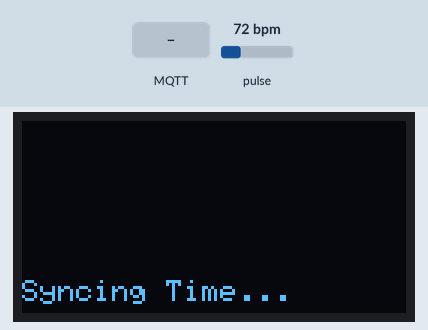
This sketch was run on a simulated ESP8266 (NodeMCU). On the bench: 128×64 one-colour display. The test bench sets the inputs (shaded band); at power-on: pulse 72 bpm. WiFi joins after 1.5 s; servers stay silent unless stated; the local clock reads 2024-03-15 10:24:30 at power-on unless the sketch sets it; no MQTT or app messages arrive unless stated; what the sketch prints to the serial monitor is not drawn.

Above: at 1.6 s.
At 3.7 s:
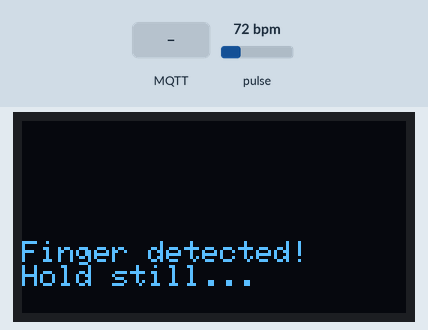
3.8 s: MQTT message "1" arrives on the first subscribed topic
At 4.7 s:
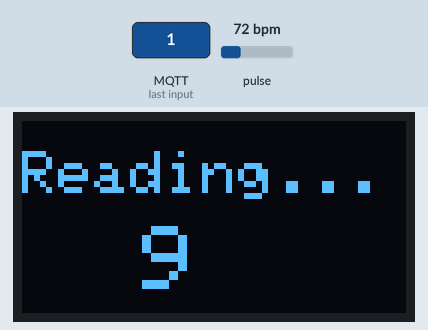
Timing chart, 0 to 6.8 s (numbered marks = the images above; inputs shaded):
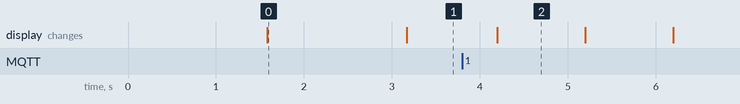

The sketch:

practice.ino
```cpp
#include <Wire.h>
#include <Adafruit_SSD1306.h>
#include "MAX30105.h"
#include "secrets.h"          // Your AWS Certificates & WiFi credentials
#include <ESP8266WiFi.h>
#include <PubSubClient.h>
#include <WiFiClientSecure.h>
#include <ArduinoJson.h>
#include <TimeLib.h>

// ============================================
// AWS IOT TOPICS & CONFIG
// ============================================
#define AWS_IOT_PUBLISH_TOPIC   "ppg_device_v1/pub"
#define AWS_IOT_SUBSCRIBE_TOPIC "ppg_device_v1/sub"

WiFiClientSecure net;
PubSubClient client(net);

// Global Pointers for AWS Certs (Prevents Memory Crashes)
BearSSL::X509List *caCert;
BearSSL::X509List *clientCert;
BearSSL::PrivateKey *clientKey;

// ============================================
// SENSOR & OLED CONFIGURATION
// ============================================
#define SCREEN_WIDTH 128
#define SCREEN_HEIGHT 64

#define SAMPLE_RATE 50            // 50 Hz output
#define DURATION_SECONDS 10       // 10 seconds of data collection
#define BUFFER_SIZE 500           // 50Hz * 10s = 500 samples
#define COOLDOWN_SECONDS 10       // Wait time before next scan

Adafruit_SSD1306 display(SCREEN_WIDTH, SCREEN_HEIGHT, &Wire, -1);
MAX30105 particleSensor;

// ============================================
// STATE MACHINE & BUFFERS
// ============================================
enum State { WAITING, COLLECTING, PROCESSING, DONE };
State currentState = WAITING;

// Raw arrays for AWS Cloud Payload
long irRaw[BUFFER_SIZE];
long redRaw[BUFFER_SIZE];

// Buffers for Local Edge Processing
float filteredBuffer[BUFFER_SIZE];    // IR Filtered
float filteredRedBuffer[BUFFER_SIZE]; // RED Filtered
int bufferIndex = 0;

unsigned long resultDisplayTime = 0;
int finalHR = 0;
int finalSpO2 = 0;

// ============================================
// AWS MESSAGE HANDLER
// ============================================
void messageHandler(char* topic, byte* payload, unsigned int length) {
  Serial.print("Incoming: ");
  Serial.println(topic);
  StaticJsonDocument<200> doc;
  deserializeJson(doc, payload);
  const char* message = doc["message"];
  Serial.println(message);
}

// ============================================
// AWS RECONNECT FUNCTION
// ============================================
void connectAWS() {
  if (WiFi.status() != WL_CONNECTED) {
    WiFi.begin(WIFI_SSID, WIFI_PASSWORD);
    return;
  }

  if (!client.connected()) {
    Serial.print("Connecting to AWS IoT...");
    if (client.connect(THINGNAME)) {
      Serial.println(" Connected!");
      client.subscribe(AWS_IOT_SUBSCRIBE_TOPIC);
    } else {
      Serial.print(" Failed! State: ");
      Serial.println(client.state());
    }
  }
}

// ============================================
// SETUP
// ============================================
void setup() {
  Serial.begin(115200);
  Wire.begin(D2, D1);

  // 1. Initialize OLED
  if (!display.begin(SSD1306_SWITCHCAPVCC, 0x3C)) {
    Serial.println("OLED failed");
    while (1);
  }

  Wire.setClock(400000); // OVERDRIVE I2C SPEED to prevent dropped samples

  display.clearDisplay();
  display.setTextColor(SSD1306_WHITE);
  display.setTextSize(1);
  display.setCursor(0, 45);
  display.println("Connecting WiFi...");
  display.display();

  // 2. Initialize WiFi
  WiFi.mode(WIFI_STA);
  WiFi.begin(WIFI_SSID, WIFI_PASSWORD);
  while (WiFi.status() != WL_CONNECTED) {
    delay(500);
    Serial.print(".");
  }

  // 3. NTP Time Sync (Required for AWS TLS)
  display.clearDisplay();
  display.println("Syncing Time...");
  display.display();

  configTime(5*3600 + 30*60, 0, "pool.ntp.org", "time.nist.gov");
  time_t now = time(nullptr);
  int ntp_retries = 0;
  while (now < 1700000000 && ntp_retries < 30) {
      delay(1000);
      now = time(nullptr);
      ntp_retries++;
  }

  // NTP Safety Net
  if (now < 1700000000) {
      display.clearDisplay();
      display.setCursor(0,45);
      display.print("NTP FAILED - HALTING");
      display.display();
      while(1);
  }

  // 4. AWS Secure Setup (Heap Allocated)
  caCert = new BearSSL::X509List(AWS_CERT_CA);
  clientCert = new BearSSL::X509List(AWS_CERT_CRT);
  clientKey = new BearSSL::PrivateKey(AWS_CERT_PRIVATE);

  net.setTrustAnchors(caCert);
  net.setClientRSACert(clientCert, clientKey);
  net.setBufferSizes(1024, 512);

  client.setServer(AWS_IOT_ENDPOINT, 8883);
  client.setCallback(messageHandler);

  // INCREASE MQTT BUFFER to hold the large JSON payload safely
  client.setBufferSize(10240);

  // 5. Initialize Sensor
  if (!particleSensor.begin(Wire, I2C_SPEED_FAST)) {
    display.clearDisplay();
    display.setCursor(0, 45);
    display.println("MAX30105 Error!");
    display.display();
    while (1);
  }

  byte ledBrightness = 0x1F;
  byte sampleAverage = 4;
  byte ledMode       = 2;
  int  sampleRate    = 200;
  int  pulseWidth    = 411;
  int  adcRange      = 4096;

  particleSensor.setup(ledBrightness, sampleAverage, ledMode, sampleRate, pulseWidth, adcRange);
  particleSensor.setPulseAmplitudeRed(ledBrightness); // SpO2 needs Red ON
  particleSensor.setPulseAmplitudeGreen(0);

  display.clearDisplay();
}

// ============================================
// AWS PUBLISH FUNCTION
// ============================================
void publishBatch() {
  display.clearDisplay();
  display.setTextSize(1);
  display.setCursor(0, 45);
  display.print("Sending to AWS...");
  display.display();

  DynamicJsonDocument doc(10240); // INCREASED BUFFER SIZE

  JsonArray red_array = doc.createNestedArray("ppg_red");
  JsonArray ir_array  = doc.createNestedArray("ppg_ir");

  for (int i = 0; i < BUFFER_SIZE; i++) {
    red_array.add(redRaw[i]);
    ir_array.add(irRaw[i]);
  }

  doc["device_id"]    = THINGNAME;
  doc["sampling_rate"] = SAMPLE_RATE;

  String payload;
  serializeJson(doc, payload);

  if (client.publish(AWS_IOT_PUBLISH_TOPIC, payload.c_str())) {
    Serial.println("Batch published successfully.");
  } else {
    Serial.println("Publish FAILED.");
  }
}

// ============================================
// MAIN LOOP
// ============================================
void loop() {
  // 1. Safe MQTT Keep-Alive
  if (WiFi.status() == WL_CONNECTED) {
    if (!client.connected()) connectAWS();
    client.loop();
  }

  // ---------------------------------------------------------
  // STATE 1: WAITING FOR FINGER
  // ---------------------------------------------------------
  if (currentState == WAITING) {
    long irValue = particleSensor.getIR();

    display.clearDisplay();
    display.setTextSize(1);
    display.setCursor(0, 40);

    if (irValue < 50000) {
      display.println("Place finger...");
      display.setCursor(0, 50);
      display.print("AWS: ");
      display.print(client.connected() ? "Connected" : "Offline");
    } else {
      display.println("Finger detected!");
      display.println("Hold still...");
      delay(1500);

      // Clear FIFO before starting to prevent stale data
      particleSensor.clearFIFO();
      bufferIndex = 0;
      currentState = COLLECTING;
    }
    display.display();
  }

  // ---------------------------------------------------------
  // STATE 2: COLLECTING DATA (FIFO SAFE)
  // ---------------------------------------------------------
  else if (currentState == COLLECTING) {

    // Pull new samples from the sensor's hardware buffer
    particleSensor.check();

    while (particleSensor.available()) {
      long irValue = particleSensor.getFIFOIR();
      long redValue = particleSensor.getFIFORed();
      particleSensor.nextSample();

      if (irValue < 50000) {
        currentState = WAITING; // Finger removed
        return;
      }

      irRaw[bufferIndex] = irValue;
      redRaw[bufferIndex] = redValue;
      bufferIndex++;

      // Update OLED progress once per second
      if (bufferIndex % 50 == 0) {
        int secondsLeft = DURATION_SECONDS - (bufferIndex / SAMPLE_RATE);
        display.clearDisplay();
        display.setTextSize(2);
        display.setCursor(0, 10);
        display.print("Reading...");
        display.setTextSize(3);
        display.setCursor(40, 35);
        display.print(secondsLeft);
        display.display();
      }

      if (bufferIndex >= BUFFER_SIZE) {
        currentState = PROCESSING;
        break;
      }
    }
  }

  // ---------------------------------------------------------
  // STATE 3: LOCAL PROCESSING & AWS PUBLISH
  // ---------------------------------------------------------
  else if (currentState == PROCESSING) {
    display.clearDisplay();
    display.setTextSize(2);
    display.setCursor(0, 25);
    display.print("Filtering...");
    display.display();

    // --- 1. DC Removal ---
    float meanIR = 0, meanRed = 0;
    for (int i = 0; i < BUFFER_SIZE; i++) {
      meanIR += irRaw[i];
      meanRed += redRaw[i];
    }
    meanIR /= BUFFER_SIZE;
    meanRed /= BUFFER_SIZE;

    for (int i = 0; i < BUFFER_SIZE; i++) {
        filteredBuffer[i] = -(irRaw[i] - meanIR);
        filteredRedBuffer[i] = -(redRaw[i] - meanRed);
    }

    // --- 2. High-Pass Filter (Corrected Math) ---
    float alpha_hp = 0.94;
    float x_prev_ir = filteredBuffer[0];
    float x_prev_red = filteredRedBuffer[0];

    for (int i = 1; i < BUFFER_SIZE; i++) {
      // IR
      float x_curr_ir = filteredBuffer[i];
      filteredBuffer[i] = alpha_hp * (filteredBuffer[i - 1] + x_curr_ir - x_prev_ir);
      x_prev_ir = x_curr_ir;

      // RED
      float x_curr_red = filteredRedBuffer[i];
      filteredRedBuffer[i] = alpha_hp * (filteredRedBuffer[i - 1] + x_curr_red - x_prev_red);
      x_prev_red = x_curr_red;
    }

    // --- 3. Low-Pass Filter ---
    float alpha_lp = 0.334;
    float prev_lp_ir = filteredBuffer[0];
    float prev_lp_red = filteredRedBuffer[0];

    for (int i = 1; i < BUFFER_SIZE; i++) {
      float curr_lp_ir = prev_lp_ir + alpha_lp * (filteredBuffer[i] - prev_lp_ir);
      filteredBuffer[i] = curr_lp_ir;
      prev_lp_ir = curr_lp_ir;

      float curr_lp_red = prev_lp_red + alpha_lp * (filteredRedBuffer[i] - prev_lp_red);
      filteredRedBuffer[i] = curr_lp_red;
      prev_lp_red = curr_lp_red;
    }

    int ignoreSamples = SAMPLE_RATE * 2;
    int validSamples = BUFFER_SIZE - ignoreSamples;

    // --- 4. HR Peak Detection ---
    float maxVal = 0;
    for (int i = ignoreSamples; i < BUFFER_SIZE; i++) {
      if (filteredBuffer[i] > maxVal) maxVal = filteredBuffer[i];
    }

    float prominenceThreshold = maxVal * 0.5;
    int minDistance = SAMPLE_RATE * 0.35;

    int numPeaks = 0;
    int lastPeakIndex = -minDistance;

    for (int i = ignoreSamples; i < BUFFER_SIZE - 1; i++) {
      if (filteredBuffer[i] > filteredBuffer[i - 1] &&
          filteredBuffer[i] > filteredBuffer[i + 1] &&
          filteredBuffer[i] > prominenceThreshold &&
          (i - lastPeakIndex) >= minDistance) {
        numPeaks++;
        lastPeakIndex = i;
      }
    }

    float validDuration = DURATION_SECONDS - 2.0;
    finalHR = (numPeaks / validDuration) * 60;

    // --- 5. Medical-Grade SpO2 Calculation ---
    float acIR = 0, acRed = 0;
    float meanFilteredIR = 0, meanFilteredRed = 0;

    for (int i = ignoreSamples; i < BUFFER_SIZE; i++) {
      meanFilteredIR += filteredBuffer[i];
      meanFilteredRed += filteredRedBuffer[i];
    }
    meanFilteredIR /= validSamples;
    meanFilteredRed /= validSamples;

    for (int i = ignoreSamples; i < BUFFER_SIZE; i++) {
      acIR += pow(filteredBuffer[i] - meanFilteredIR, 2);
      acRed += pow(filteredRedBuffer[i] - meanFilteredRed, 2);
    }
    acIR = sqrt(acIR / validSamples);
    acRed = sqrt(acRed / validSamples);

    if (acIR < 10.0 || acRed < 10.0) {
      finalSpO2 = 0;
      finalHR = 0;
    }
    else if (meanIR > 0 && meanRed > 0) {
      float R = (acRed / meanRed) / (acIR / meanIR);
      float calculatedSpO2 = 104.0 - (17.0 * R) - (5.0 * R * R);

      float calibrationOffset = 2.0;
      finalSpO2 = (int)(calculatedSpO2 + calibrationOffset);

      if (finalSpO2 > 100) finalSpO2 = 100;
      if (finalSpO2 < 50) finalSpO2 = 0;
    } else {
      finalSpO2 = 0;
    }

    // --- 6. AWS Publish ---
    if(client.connected()) {
       publishBatch();
    }

    resultDisplayTime = millis();
    currentState = DONE;
  }

  // ---------------------------------------------------------
  // STATE 4: DISPLAY RESULT
  // ---------------------------------------------------------
  else if (currentState == DONE) {
    long elapsedSinceDone = millis() - resultDisplayTime;
    int timeLeft = COOLDOWN_SECONDS - (elapsedSinceDone / 1000);

    display.clearDisplay();

    // Top Half: Heart Rate & SpO2
    display.setTextSize(2);
    display.setCursor(0, 0);
    display.print("HR: ");
    display.println(finalHR);

    display.setCursor(0, 20);
    display.print("O2: ");
    display.print(finalSpO2);
    display.println("%");

    // Bottom Half: Countdown
    display.setTextSize(1);
    display.setCursor(0, 45);
    display.print("Restarting in:");

    display.setTextSize(2);
    display.setCursor(85, 45);
    display.print(timeLeft);
    display.print("s");

    display.display();

    if (timeLeft <= 0) {
      currentState = WAITING;
    }

    delay(10);
  }
}
```

secrets.h
```cpp
#include <pgmspace.h>

#define SECRET
#define THINGNAME "ppg_device_v1"                         //change this

const char WIFI_SSID[] = "Niru";               //change this
const char WIFI_PASSWORD[] = "12345678";           //change this
const char AWS_IOT_ENDPOINT[] = "";       //change this to your AWS IOT ENDPOINT

// Amazon Root CA 1
static const char AWS_CERT_CA[] PROGMEM = R"EOF(
//BEGIN CERTIFICATE//

//END CERTIFICATE//
)EOF";

// Device Certificate                                               //change this
static const char AWS_CERT_CRT[] PROGMEM = R"KEY(
//BEGIN CERTIFICATE //
.
// END CERTIFICATE //


)KEY";

// Device Private Key                                               //change this
static const char AWS_CERT_PRIVATE[] PROGMEM = R"KEY(
//BEGIN RSA PRIVATE KEY //


// END RSA PRIVATE KEY //


)KEY";
```

Measured:
- what the display in image 0 shows lasts 1.6 s, from 1.6 s to 3.2 s
- what the display in image 2 shows lasts 1.0 s, from 4.2 s to 5.2 s
